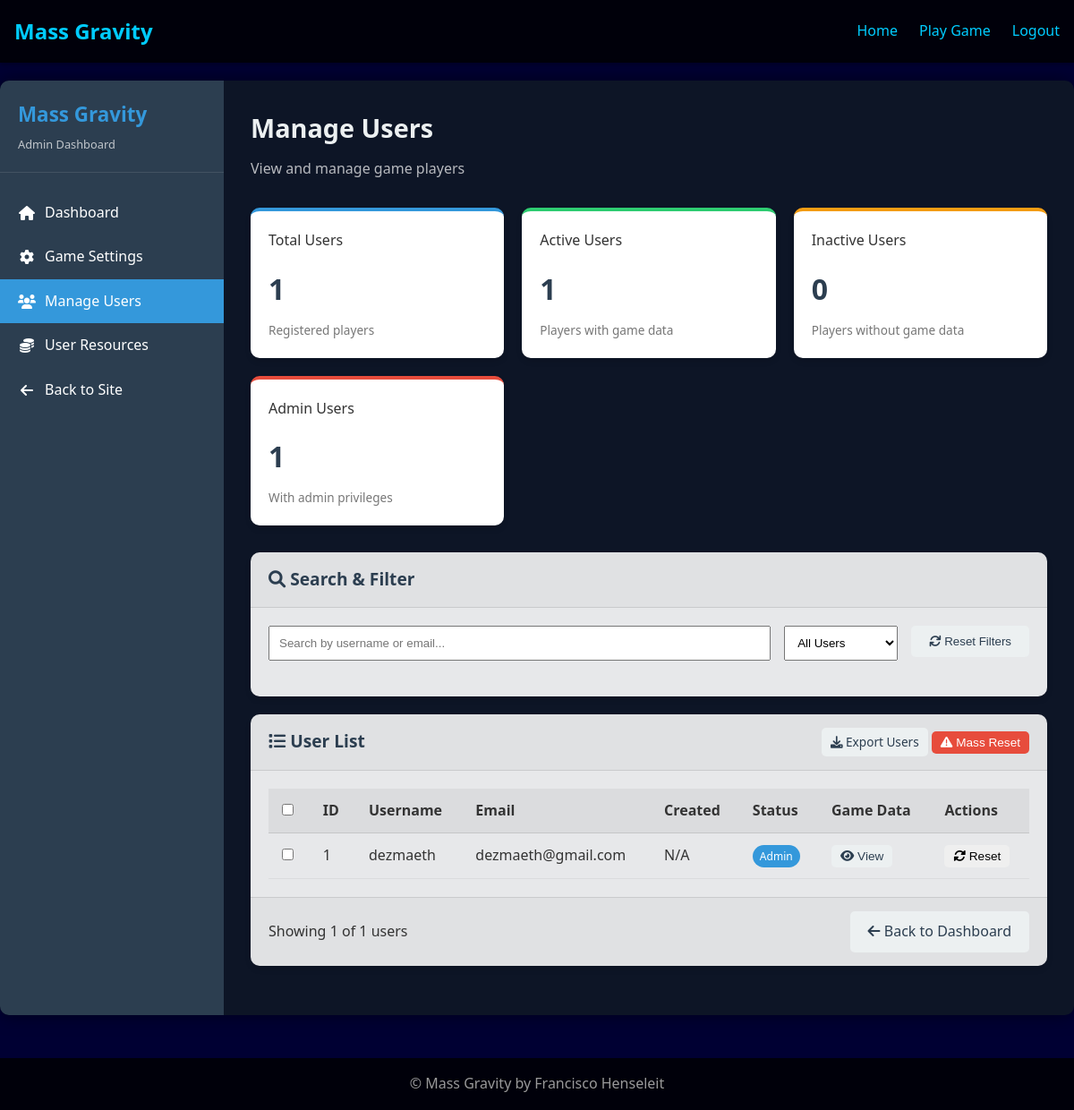
Before: /admin/users (signed in) with the older database file.
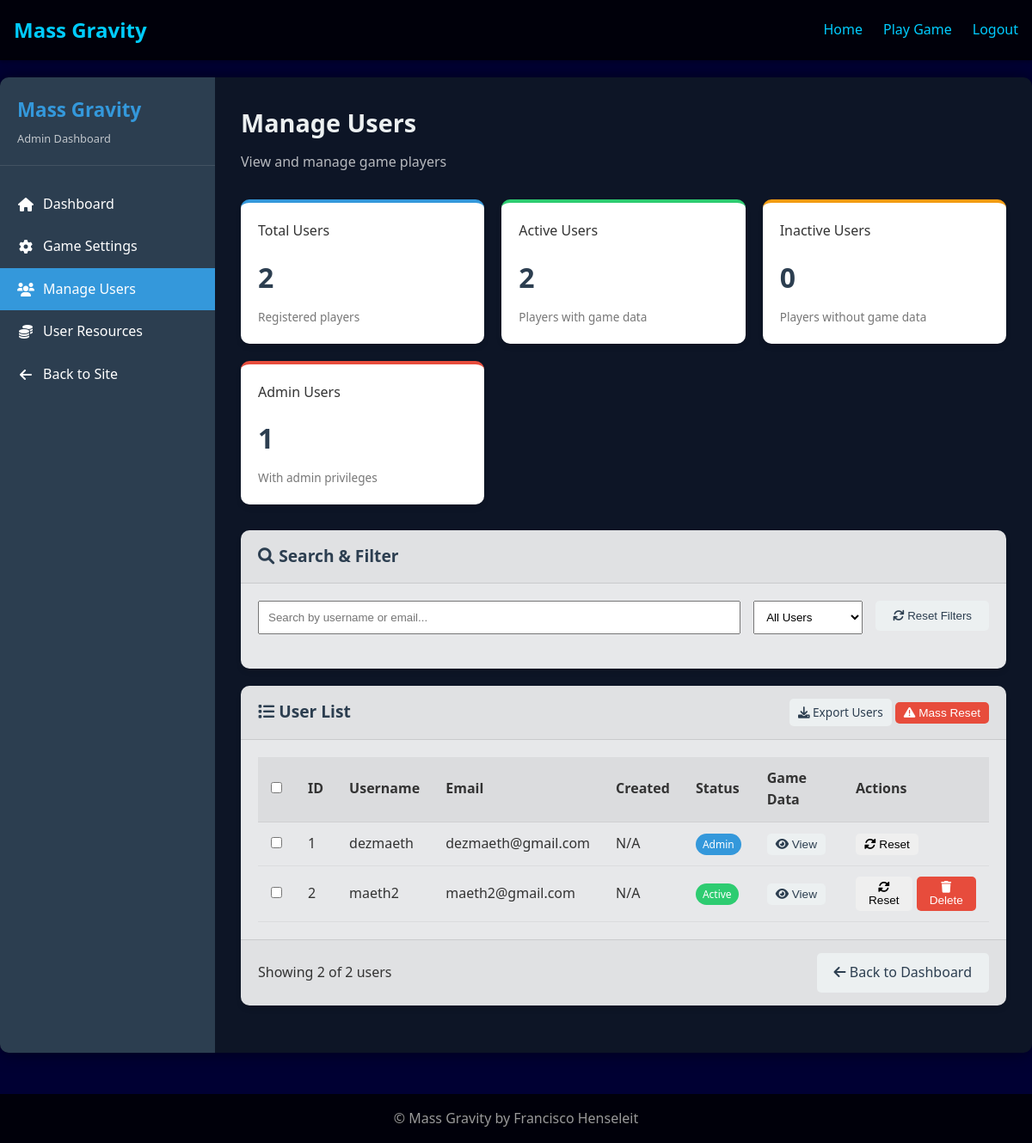
After: the same page with the newer database file.
### flask_app/models/user.py (models this page shows, shortened)
class User(UserMixin, db.Model):
    id = db.Column(db.Integer, primary_key=True)
    username = db.Column(db.String(64), unique=True, index=True)
    email = db.Column(db.String(120), unique=True, index=True)
    password_hash = db.Column(db.String(128))
    faction = db.Column(db.String(10), nullable=False)
    game_data = db.Column(db.Text, default="{}")

### flask_app/routes/admin.py (the view)
@admin.route('/users')
@login_required
@admin_required
def users():
    users = User.query.all()
    active_count = sum(1 for user in users if user.game_data and user.game_data != '{}')
    admin_count = sum(1 for user in users if user.id == 1)  # Simplified admin check
    return render_template('admin/users.html',
                          users=users,
                          active_count=active_count,
                          admin_count=admin_count)

### flask_app/models/user.py (called while the page is built)
@login_manager.user_loader
def load_user(user_id):
    return User.query.get(int(user_id))

### flask_app/routes/admin.py (called while the page is built)
def admin_required(f):
    @functools.wraps(f)
    def decorated_function(*args, **kwargs):
        if not current_user.is_authenticated or current_user.id != 1:
            flash('Admin access required')
            return redirect(url_for('main.index'))
        return f(*args, **kwargs)
    return decorated_function

### flask_app/templates/admin/users.html (shortened to what the changed rows need)
{% extends 'base.html' %}
{% block head %}
<link rel="stylesheet" href="{{ url_for('static', filename='css/admin.css') }}">
<link rel="stylesheet" href="https://cdnjs.cloudflare.com/ajax/libs/font-awesome/6.0.0/css/all.min.css">
{% endblock %}
{% block content %}
<div class="admin-container">
    <div class="admin-content">
        <div class="admin-content-header">
            <h2>Manage Users</h2>
        </div>
        <div class="admin-stats">
            <div class="admin-stat-card primary">
                <h3>Total Users</h3>
                <div class="stat-value">{{ users|length }}</div>
                <div class="stat-description">Registered players</div>
            </div>
            <div class="admin-stat-card success">
                <h3>Active Users</h3>
                <div class="stat-value">{{ active_count }}</div>
                <div class="stat-description">Players with game data</div>
            </div>
        </div>
        <div class="admin-card">
            <div class="admin-card-body">
                <table class="admin-table" id="usersTable">
                    <thead>
                        <tr>
                            <th><input type="checkbox" id="selectAllUsers"></th>
                            <th>ID</th>
                            <th>Username</th>
                            <th>Email</th>
                            <th>Created</th>
                            <th>Status</th>
                            <th>Game Data</th>
                            <th>Actions</th>
                        </tr>
                    </thead>
                    <tbody>
                        {% for user in users %}
                        <tr class="user-row"
                            data-username="{{ user.username }}"
                            data-email="{{ user.email }}"
                            data-status="{{ 'active' if user.game_data and user.game_data != '{}' else 'inactive' }}"
                            data-is-admin="{{ 'true' if user.id == 1 else 'false' }}">
                            <td><input type="checkbox" class="user-select" data-id="{{ user.id }}"></td>
                            <td>{{ user.id }}</td>
                            <td>{{ user.username }}</td>
                            <td>{{ user.email }}</td>
                            <td>{{ user.created_at.strftime('%Y-%m-%d') if user.created_at else 'N/A' }}</td>
                            <td>
                                {% if user.id == 1 %}
                                <span class="admin-badge admin-badge-primary">Admin</span>
                                {% elif user.game_data and user.game_data != '{}' %}
                                <span class="admin-badge admin-badge-success">Active</span>
                                {% else %}
                                <span class="admin-badge admin-badge-secondary">Inactive</span>
                                {% endif %}
                            </td>
                            <td>
                                {% if user.game_data and user.game_data != '{}' %}
                                <button class="admin-btn admin-btn-sm admin-btn-secondary view-game-data" data-userid="{{ user.id }}">
                                    <i class="fas fa-eye"></i> View
                                </button>
                                {% else %}
                                <span class="admin-badge admin-badge-secondary">No Data</span>
                                {% endif %}
                            </td>
                            <td>
                                <div class="actions">
                                    <form action="{{ url_for('admin.reset_user', user_id=user.id) }}" method="POST" style="display: inline-block;">
                                        <button type="submit" class="admin-btn admin-btn-sm admin-btn-warning" onclick="return confirm('Are you sure you want to reset this user\'s game data? This action cannot be undone.');">
                                            <i class="fas fa-sync-alt"></i> Reset
                                        </button>
                                    </form>
                                    {% if user.id != 1 %}
                                    <button class="admin-btn admin-btn-sm admin-btn-danger delete-user" data-userid="{{ user.id }}">
                                        <i class="fas fa-trash"></i> Delete
                                    </button>
                                    {% endif %}
                                </div>
                            </td>
                        </tr>
                        {% endfor %}
                    </tbody>
                </table>
            </div>
            <div class="admin-card-footer admin-flex-between">
                <div>
                    <span>Showing <span id="visibleCount">{{ users|length }}</span> of {{ users|length }} users</span>
                </div>
            </div>
        </div>
    </div>
</div>
{% endblock %}

Changed rows visible on the page:
added User: id "2", username "maeth2", email "maeth2@gmail.com", created_at "N/A", shows "Active"
Other visible differences:
{{ users|length }}: "1" → "2"
{{ active_count }}: "1" → "2"
